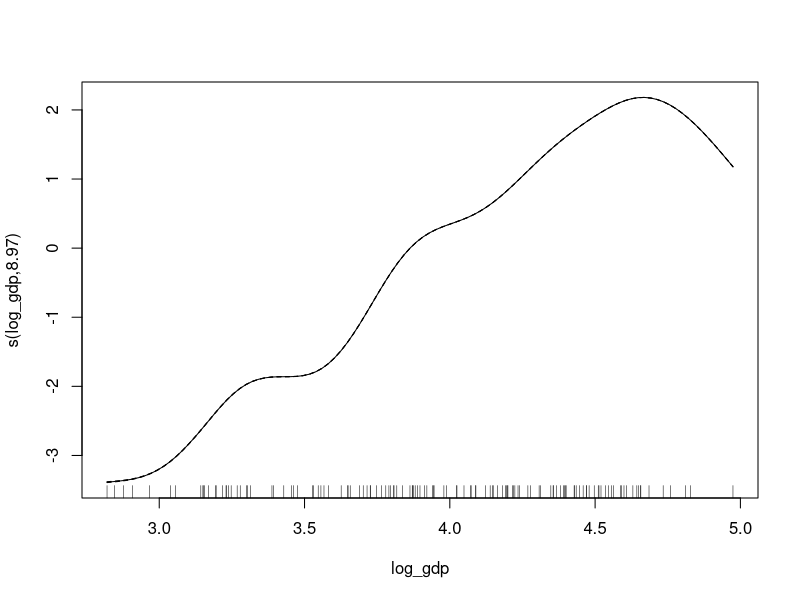
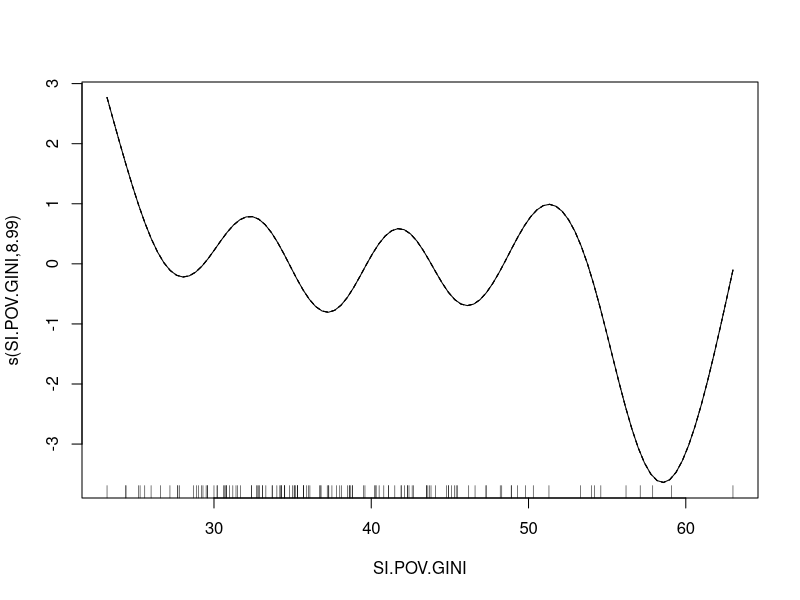
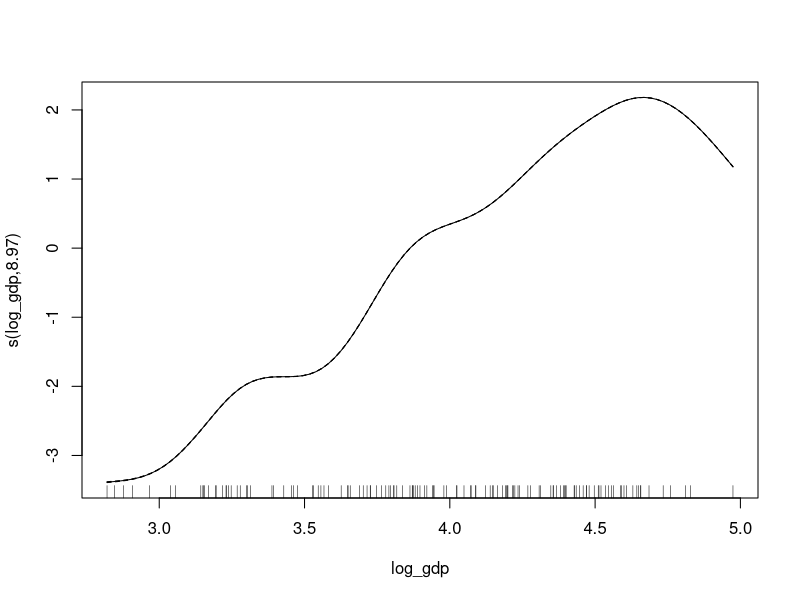
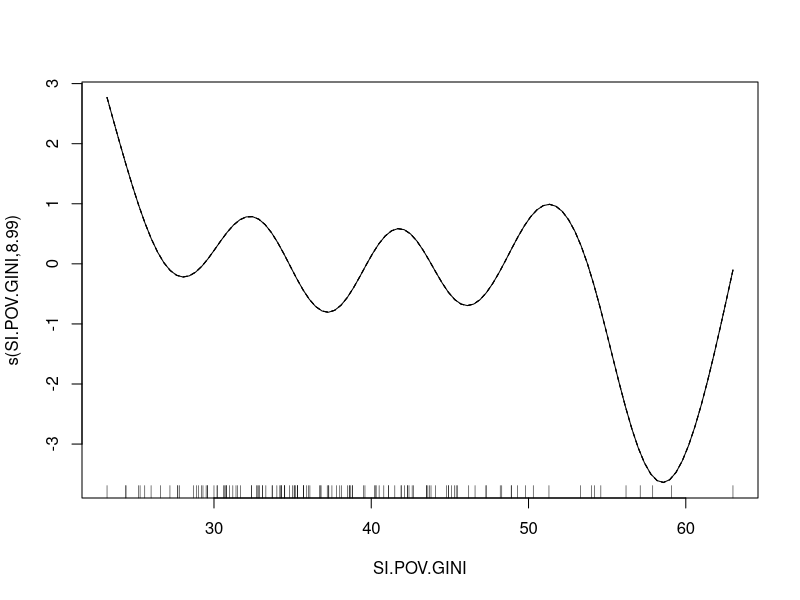
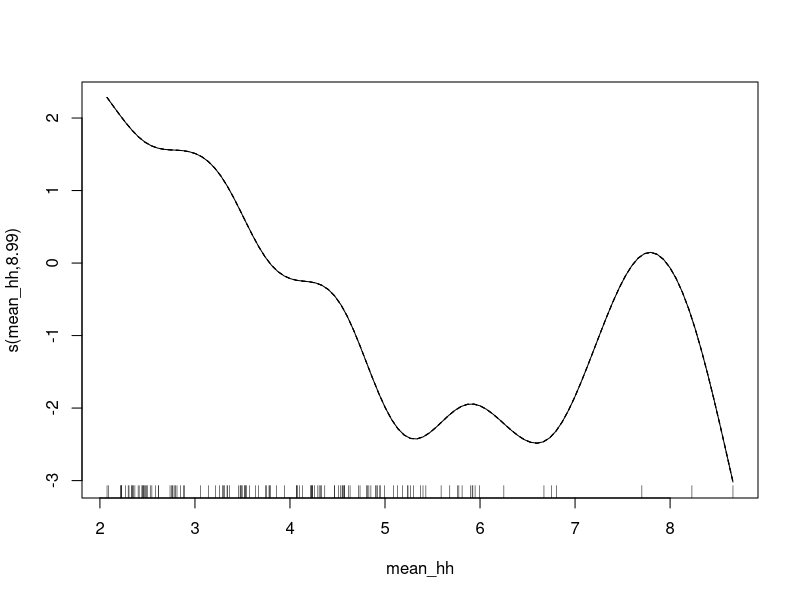
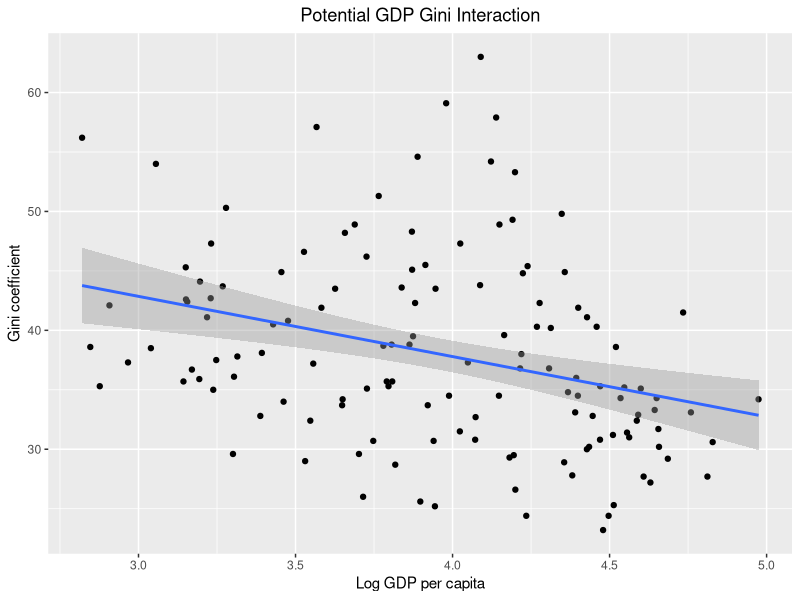
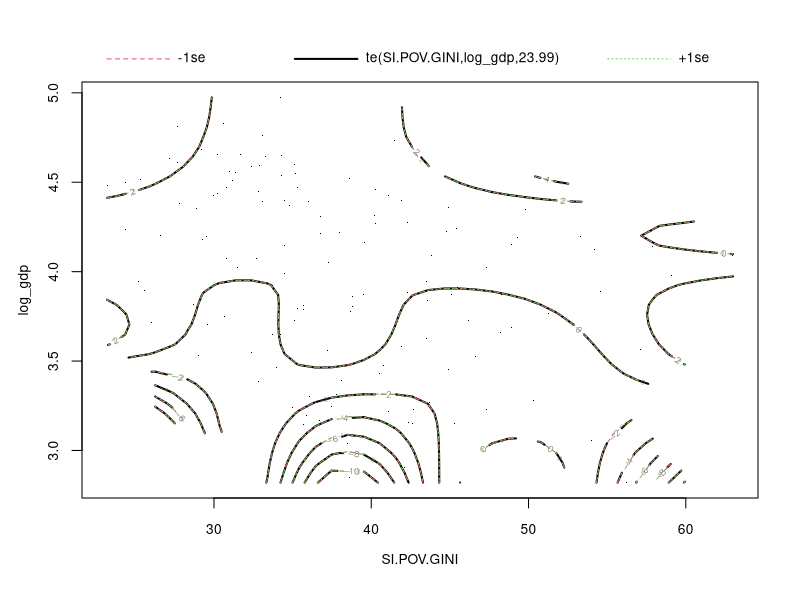
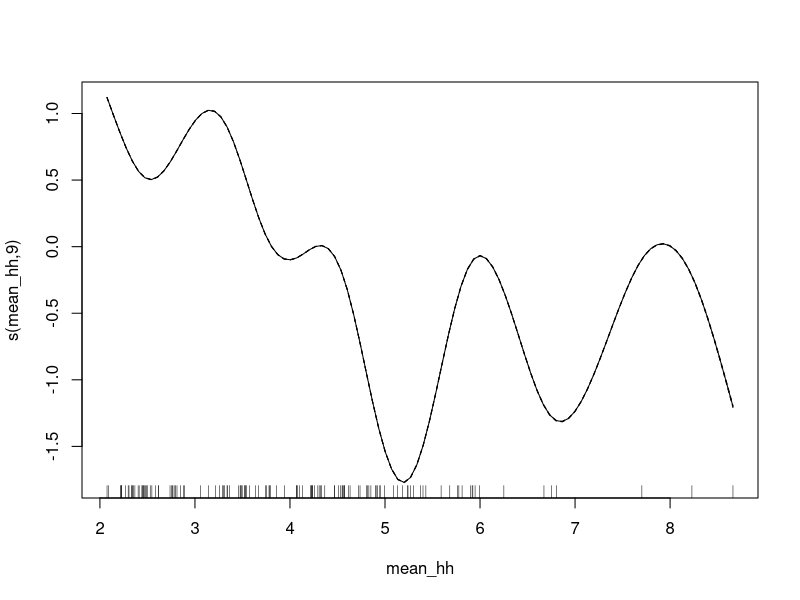

These figures' R source, in order:
## ---- chunk 1
knitr::opts_chunk$set(echo = TRUE, eval = FALSE)
## ---- chunk 2
library(tidyverse)
library(mgcv)
## ---- chunk 3

covid_data <- read_csv("data/glmcoviddata.csv")
# gam(data = covid_data, y ~ s(x)) # should i put in the full model from the glm task here? 

## ---- chunk 4

gam_gdp_smooth <- gam(data = covid_data,
                      formula = p ~ s(log_gdp),
                      family  = "binomial", weights = `population`)

summary(gam_gdp_smooth)
exp(-3.133)

library(broom)
tidy(gam_gdp_smooth)

# Megan: is the output that for every 10-fold increase in gdp, the odds of being a case is 0.0435x lower

# Sam: let's discuss

## ---- chunk 5
gam_gdp <- gam(data    = covid_data,
                formula = p ~ log_gdp,
                family  = "binomial", weights = `population`)

summary(gam_gdp)
exp(2.9044)
# Megan: is the output that for every 10-fold increase in gdp, the odds of being a case is 18.25x higher

## ---- chunk 6

plot(gam_gdp_smooth)
## ---- chunk 7
library(broom)
glance(gam_gdp)
glance(gam_gdp_smooth)

anova(gam_gdp, gam_gdp_smooth)
## ---- chunk 8
# smoothed function is better fit (smaller AIC)
## ---- chunk 9
gam_gini_smooth <- gam(data    = covid_data,
                formula = p ~ s(`SI.POV.GINI`),
                family  = "binomial", weights = `population`)
summary(gam_gini_smooth)
exp(-2.486) #OR is 0.083
plot(gam_gini_smooth)
## ---- chunk 10
anova(gam_gini_smooth, gam_gdp_smooth)
# log-GDP is preferred (smaller AIC)
## ---- chunk 11
gam_full_smooth <- gam(data    = covid_data,
                       formula = p ~ s(`SI.POV.GINI`) + s(`log_gdp`) + s(`mean_hh`),
                       family  = "binomial", weights = `population`)

gam_mean_hh_smooth <- gam(data    = covid_data,
                formula = p ~ s(`mean_hh`),
                family  = "binomial", weights = `population`)
summary(gam_full_smooth)
## ---- chunk 12
plot_gdp <- plot(gam_gdp_smooth) 
plot_gini <- plot(gam_gini_smooth)
plot_mean_hh <- plot(gam_mean_hh_smooth)

## ---- chunk 13
anova(gam_full_smooth, gam_gdp_smooth, gam_gini_smooth, gam_mean_hh_smooth)

# full model has a lower AIC -- preferred 
## ---- chunk 14
list(`log-GDP`           = gam_gdp_smooth, # replace NULL with model object name
     `Gini`              = gam_gini_smooth,
     `Average household` = gam_mean_hh_smooth,
     `Combined`          = gam_full_smooth) %>%
  map_df(~glance(.x), .id = "Model") %>%
  dplyr::select(Model, logLik, df, AIC)
## ---- chunk 15
ggplot (data=covid_data,
        mapping= (aes(x=log_gdp, 
                      y=SI.POV.GINI))) + 
    geom_point() + 
    xlab("Log GDP per capita") + 
    ylab("Gini coefficient") + 
    geom_smooth(method = 'lm') +
    ggtitle("Potential GDP Gini Interaction") + 
    theme(plot.title = element_text(hjust=0.5)) 
    
## ---- chunk 16
gam_te_smooth <- gam(data    = covid_data,
                     formula = p ~ te(`SI.POV.GINI`, `log_gdp`) + s(`mean_hh`),
                     family  = "binomial", weights = `population`)
summary(gam_te_smooth)
tidy(gam_te_smooth)

## ---- chunk 17
gam_ti_smooth <- gam(data    = covid_data,
                     formula = p ~ s(SI.POV.GINI) + s(log_gdp) +
                         ti(`SI.POV.GINI`, `log_gdp`) + s(`mean_hh`),
                     family  = "binomial", `population`)
summary(gam_ti_smooth)
tidy(gam_ti_smooth)

## ---- chunk 18
anova(gam_te_smooth, gam_ti_smooth)

# not the same AIC 

plot(gam_te_smooth)
plot(gam_ti_smooth)
